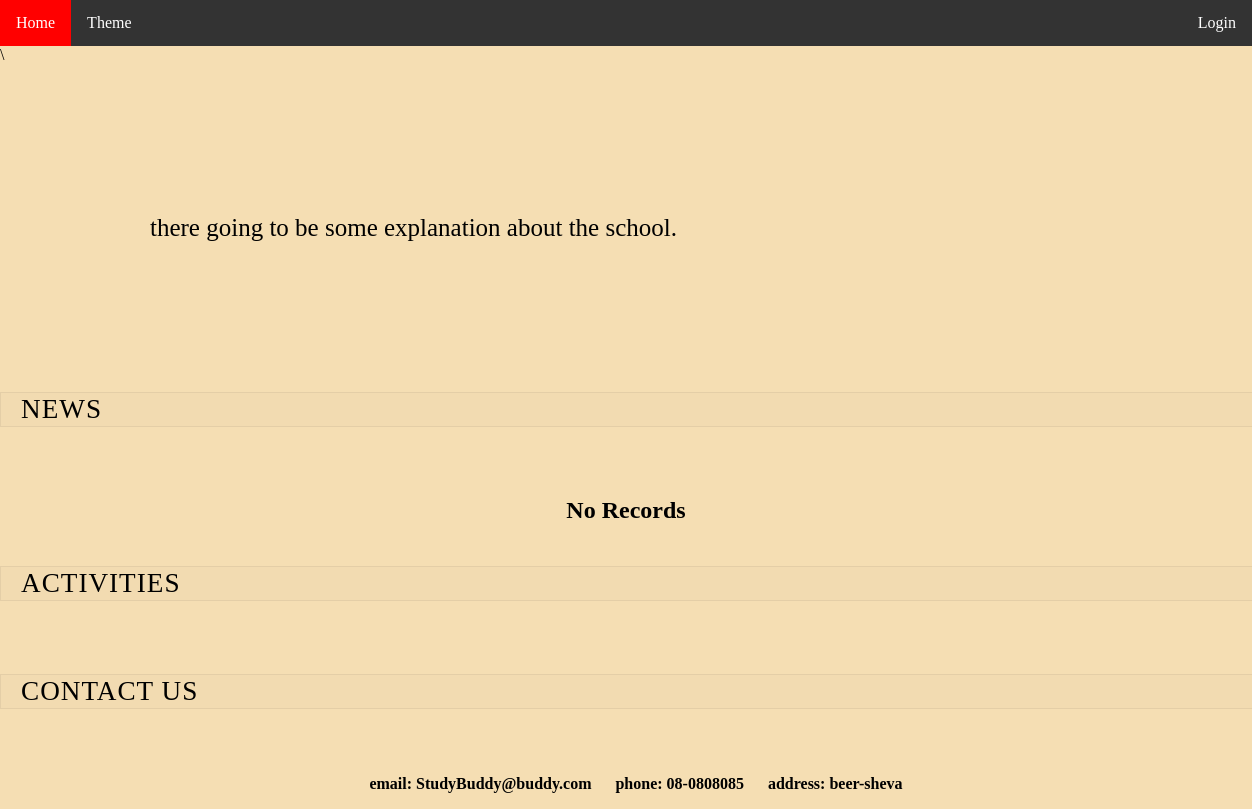
The app's page /, older data.
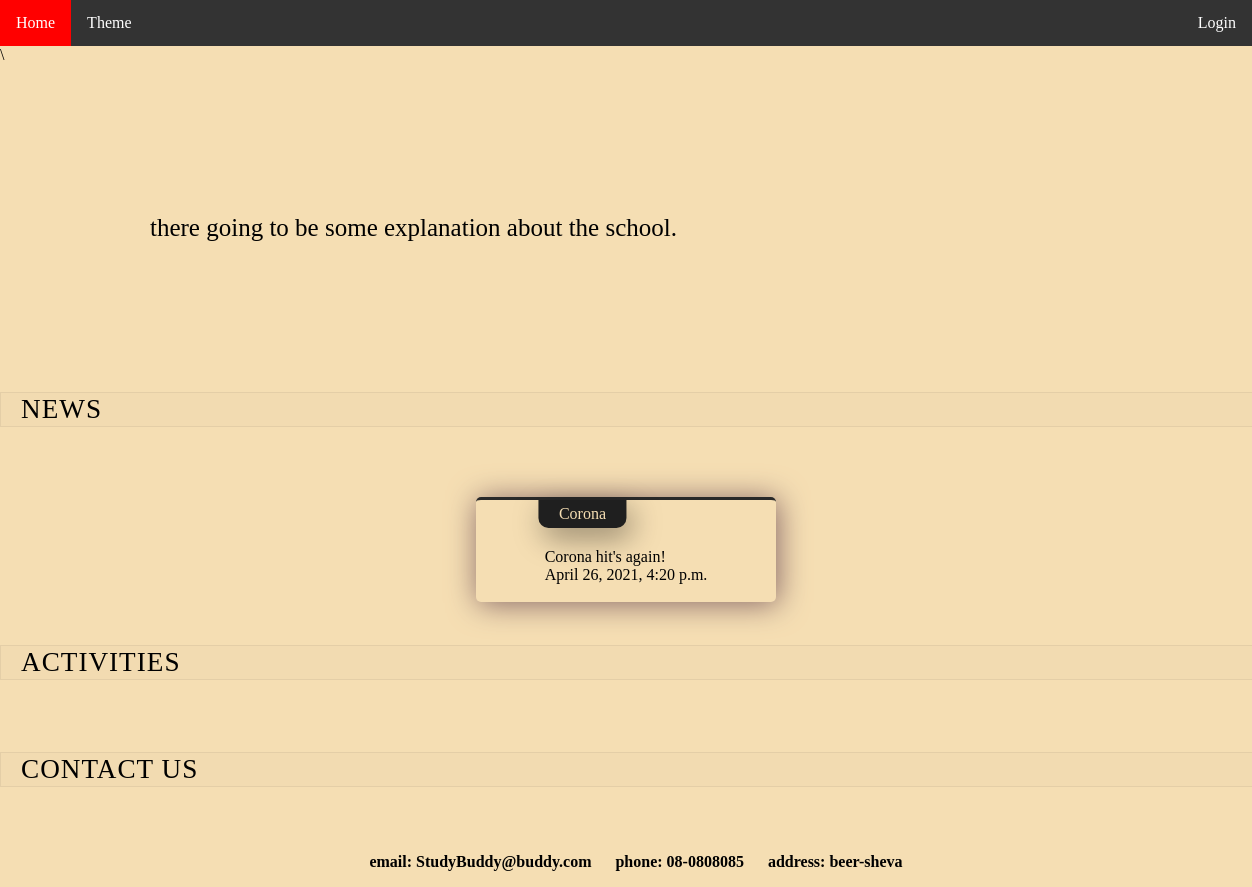
The same page, newer data.
### StudyBuddy/models.py (models this page shows, shortened)
class Article(models.Model):
    title = models.CharField(max_length=64)
    body = models.TextField()
    date = models.DateTimeField('date published')
    class Meta:
        verbose_name = "Article"
        verbose_name_plural = "Articles"

### StudyBuddy/views.py (the view)
# urls.py: path('', views.home, name='home'),
def home(request):
    print(request.user.username)
    print(request.user.id)
    news = Article.objects.all().order_by('-date')
    return render(request, '../templates/home.html', {'news': news})

### templates/home.html (shortened to what this page needs)
{% include  "navbase.html" %}
{% load static %}
<!DOCTYPE html>
<html lang="en">
<head>
        <link type="text/css" href="{% static 'styles/home.css' %}" rel="stylesheet">
</head>
<body>
    <div class="container-main" >
        <div class="xpl-txt"> <p> there going to be some explanation about the school. </p> </div>
    </div>
    <div class="title-heading">
        <h2>NEWS</h2>
    </div>
    <section id="element-list">
        {% if news %}
            {% for article in news %}
                <div class="news" >
                <div class="news-title">
                {{ article.title }}
                </div>
                    <div class="news-body">
                <br>
                {{ article.body }}
                <br>
                {{ article.date }}
                <br>
                <br>
                    </div>
                </div>
            {% endfor %}
        {% else %}
            <h1>No Records</h1>
        {% endif %}
    </section>
    <div class="title-heading">
        <h2>Activities</h2>
    </div>
    <div class="title-heading">
        <h2>Contact Us</h2>
    </div>
    <section id="element-list">
        <div class="contact-details">
            <p> email: StudyBuddy@buddy.com </p>
            <p> phone: 08-0808085 </p>
            <p> address: beer-sheva </p>
        </div>
    </section>
</body>
</html>

### templates/navbase.html (shortened to what this page needs)
{% load static %}
<!DOCTYPE html>
<html lang="en">
<head>
    <link id="myStyleSheet" type="text/css" href="{% static 'styles/navBase.css' %}" rel="stylesheet">
</head>
<body>
<nav>
    <ul>
        {% if user.is_authenticated %}
            <li class="current-user"><p><b class="welcome">Welcome: </b><b>{{user.username|title}}</b></p></li>
            {% if user.is_superuser %}
                <li><a href="{% url 'schoolHome' %}" class="home-btn">Home</a></li>
                <li class="dropdown">
                <a href="javascript:void(0)" class="dropbtn">Register</a>
                <div class="dropdown-content">
                    <a class="reg-teacher-btn" type="submit" href="{% url 'register_teacher' %}">Teacher</a>
                    <a class="reg-student-btn" type="submit" href="{% url 'register_student' %}">Student</a>
                </div>
                </li>
                <li><a href="{% url 'user_details' %}" class="details-btn">User Details</a></li>
                <li><a href="#" class="progress-btn">Students Progress</a></li>
                <li><a href="#" class="schedule-btn">Schedule</a></li>
                <li><a href="#" class="subject-btn">Subject</a></li>
                <li class="dropdown">
                    <a href="javascript:void(0)" class="dropbtn">Messages</a>
                    <div class="dropdown-content">
                        <a class="view-msg-btn" type="submit" href="#">View User Messages</a>
                        <a class="send-msg-btn" type="submit" href="#">Send System Message</a>
                    </div>
                </li>
                <li><a href="#" class="documents-btn">Documents</a></li>
            {% else %}
                {% if user.is_staff %}
                    <li><a href="{% url 'teacherHome' %}" class="home-btn">Home</a></li>
                    <li><a href="#" class="my-classes-btn">My Classes</a></li>
                    <li><a href="#" class="add-exercise-btn">Add Exercise</a></li>
                    <li><a href="#" class="progress-btn">View Progress</a></li>
                    <li><a href="#" class="details-btn">User Details</a></li>
                    <li class="dropdown">
                        <a href="javascript:void(0)" class="dropbtn">Messages</a>
                        <div class="dropdown-content">
                            <a class="view-msg-btn" type="submit" href="#">View Messages</a>
                            <a class="send-msg-btn" type="submit" href="#">Send Message</a>
                        </div>
                    </li>
                {% else %}
                    <li><a href="{% url 'studentHome' %}" class="home-btn">Home</a></li>
                    <li><a href="#" class="schedule-btn">My Schedule</a></li>
                    <li><a href="#" class="exams-hw-btn">Exams and HW</a></li>
                    <li><a href="#" class="exercise-btn">Exercise</a></li>
                    <li><a href="#" class="progress-btn">View Progress</a></li>
                    <li><a href="#" class="details-btn">User Details</a></li>
                    <li class="dropdown">
                        <a href="javascript:void(0)" class="dropbtn">Messages</a>
                        <div class="dropdown-content">
                            <a class="view-msg-btn" type="submit" href="#">View Messages</a>
                            <a class="send-msg-btn" type="submit" href="#">Send Message</a>
                        </div>
                    </li>
                    <li><a href="#" class="documents-btn">Documents</a></li>
                    <li><a href="#" class="theme-btn">Theme</a></li>
                {% endif %}
            {% endif %}
        {% else %}
            <li><a href="{% url 'home' %}" class="home-btn">Home</a></li>
        {% endif %}
        <li class="dropdown">
            <a href="javascript:void(0)" class="dropbtn">Theme</a>
        </li>
        {% if not user.is_authenticated %}
            <div class="login-logout-btn-container">
                <li> <a type="submit" class="login-btn" href="{% url 'login' %}">Login</a> </li>
            </div>
        {% else %}
            <div class="login-logout-btn-container">
                <li>  <a type="submit" class="logout-btn" href="{% url 'logout' %}">Logout</a> </li>
            </div>
        {% endif %}
    </ul>
</nav>
\
</body>
</html>

### static/styles/navbase.css (style rules this page uses)
body { background-color: wheat; background-size: cover; margin: 0; }
ul { list-style-type: none; margin: 0; padding: 0; overflow: hidden; background-color: #333; }
li { float: left; }
li a, .dropbtn { display: inline-block; color: white; text-align: center; padding: 14px 16px; text-decoration: none; }
li.dropdown { display: inline-block; }
nav { display: inline; }
.login-logout-btn-container { float: right; }

### static/styles/home.css (style rules this page uses)
.container-main .xpl-txt { margin: 150px; font-size: 25px; }
#element-list { display: flex; justify-content: center; align-items: center; flex-wrap: wrap; }
.news { width: 300px; display: flex; justify-content: space-between; align-items: center; flex-direction: column; box-shadow: 2px 2px 30px #866767; margin: 20px; border-radius: 5px; overflow: hidden; border-top: 3px solid #292929; }
.news-title { position: absolute; transform: translateX(-50%); background-color: #1f1f1f; color: wheat; padding: 5px 20px; font-weight: 500; border-radius: 0px 0px 10px 10px; box-shadow: 5px 10px 30px rgba(0,0,0,0.4); }
.news-body { margin-top: 30px; }
.title-heading h2 { font-weight: 400; margin-bottom: 50px; padding: 1px 20px; background-color: rgba(0,0,0,0.01); border: 1px solid rgba(0,0,0,0.06); font-size: 1.7rem; letter-spacing: 1px; text-transform: uppercase; width: 100%; }
.contact-details p { display: inline-flex; margin-left: 20px; font-weight: bold; }

Row changes from the older to the newer data that the page shows:
added Article: title "Corona", body "Corona hit's again!", date "April 26, 2021, 4:20 p.m."
Text that changed along with them:
text no longer shown: "No Records"
